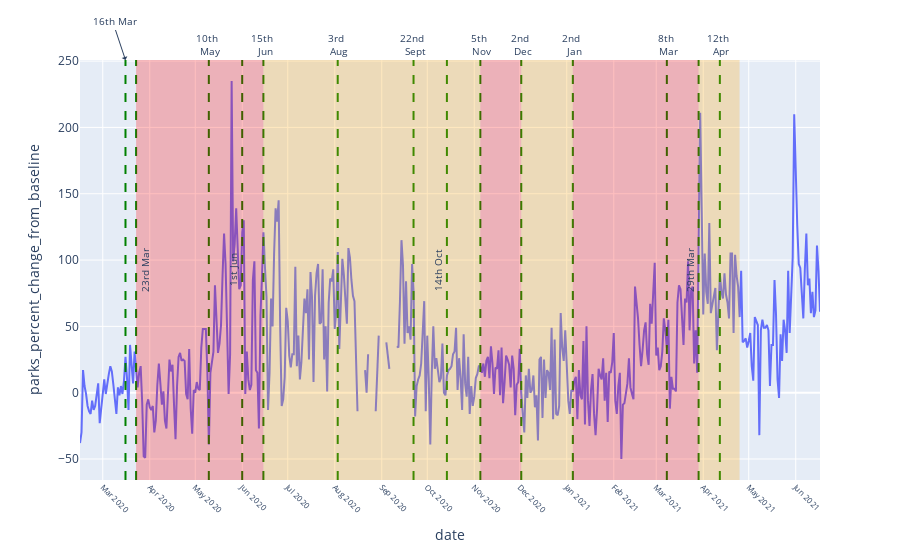

Notebook source saved alongside this figure:
### Code cell
chart_dict[chart_var[2]].show()

### Figure 1 — Plotly figure (JSON) as saved in the notebook; plotly's stock layout.template omitted (floating-point values rounded to 4 significant figures; data arrays with more than 128 entries replaced by an {"elided": "..."} marker saying what was removed)
{"data": [{"hovertemplate": "date=%{x}<br>parks_percent_change_from_baseline=%{y}<extra></extra>", "legendgroup": "", "line": {"color": "#636efa", "dash": "solid"}, "mode": "lines", "name": "", "orientation": "v", "showlegend": false, "type": "scatter", "x": {"elided": "489 str values"}, "xaxis": "x", "y": {"elided": "489 float values"}, "yaxis": "y"}], "layout": {"annotations": [{"arrowhead": 1, "font": {"size": 10}, "showarrow": true, "text": "16th Mar", "textangle": 0, "x": 1584000000000.0, "xanchor": "center", "xref": "x", "y": 1, "yanchor": "bottom", "yref": "y domain"}, {"arrowhead": 1, "font": {"size": 10}, "showarrow": false, "text": "23rd Mar", "textangle": -90, "x": 1585000000000.0, "xanchor": "left", "xref": "x", "y": 0.5, "yanchor": "middle", "yref": "y domain"}, {"arrowhead": 1, "font": {"size": 10}, "showarrow": false, "text": "10th <br> May", "textangle": 0, "x": 1589000000000.0, "xanchor": "center", "xref": "x", "y": 1, "yanchor": "bottom", "yref": "y domain"}, {"arrowhead": 1, "font": {"size": 10}, "showarrow": false, "text": "1st Jun", "textangle": -90, "x": 1591000000000.0, "xanchor": "right", "xref": "x", "y": 0.5, "yanchor": "middle", "yref": "y domain"}, {"arrowhead": 1, "font": {"size": 10}, "showarrow": false, "text": "15th <br> Jun", "textangle": 0, "x": 1592000000000.0, "xanchor": "center", "xref": "x", "y": 1, "yanchor": "bottom", "yref": "y domain"}, {"arrowhead": 1, "font": {"size": 10}, "showarrow": false, "text": "14th Oct", "textangle": -90, "x": 1603000000000.0, "xanchor": "right", "xref": "x", "y": 0.5, "yanchor": "middle", "yref": "y domain"}, {"arrowhead": 1, "font": {"size": 10}, "showarrow": false, "text": "5th <br> Nov", "textangle": 0, "x": 1605000000000.0, "xanchor": "center", "xref": "x", "y": 1, "yanchor": "bottom", "yref": "y domain"}, {"arrowhead": 1, "font": {"size": 10}, "showarrow": false, "text": "22nd <br> Sept", "textangle": 0, "x": 1601000000000.0, "xanchor": "center", "xref": "x", "y": 1, "yanchor": "bottom", "yref": "y domain"}, {"arrowhead": 1, "font": {"size": 10}, "showarrow": false, "text": "2nd <br> Dec", "textangle": 0, "x": 1607000000000.0, "xanchor": "center", "xref": "x", "y": 1, "yanchor": "bottom", "yref": "y domain"}, {"arrowhead": 1, "font": {"size": 10}, "showarrow": false, "text": "3rd <br> Aug", "textangle": 0, "x": 1596000000000.0, "xanchor": "center", "xref": "x", "y": 1, "yanchor": "bottom", "yref": "y domain"}, {"arrowhead": 1, "font": {"size": 10}, "showarrow": false, "text": "2nd <br> Jan", "textangle": 0, "x": 1610000000000.0, "xanchor": "center", "xref": "x", "y": 1, "yanchor": "bottom", "yref": "y domain"}, {"arrowhead": 1, "font": {"size": 10}, "showarrow": false, "text": "8th <br> Mar", "textangle": 0, "x": 1615000000000.0, "xanchor": "center", "xref": "x", "y": 1, "yanchor": "bottom", "yref": "y domain"}, {"arrowhead": 1, "font": {"size": 10}, "showarrow": false, "text": "29th Mar", "textangle": -90, "x": 1617000000000.0, "xanchor": "right", "xref": "x", "y": 0.5, "yanchor": "middle", "yref": "y domain"}, {"arrowhead": 1, "font": {"size": 10}, "showarrow": false, "text": "12th <br> Apr", "textangle": 0, "x": 1618000000000.0, "xanchor": "center", "xref": "x", "y": 1, "yanchor": "bottom", "yref": "y domain"}], "legend": {"tracegroupgap": 0}, "margin": {"t": 60}, "shapes": [{"line": {"color": "green", "dash": "dash"}, "type": "line", "x0": 1584000000000.0, "x1": 1584000000000.0, "xref": "x", "y0": 0, "y1": 1, "yref": "y domain"}, {"line": {"color": "green", "dash": "dash"}, "type": "line", "x0": 1585000000000.0, "x1": 1585000000000.0, "xref": "x", "y0": 0, "y1": 1, "yref": "y domain"}, {"line": {"color": "green", "dash": "dash"}, "type": "line", "x0": 1589000000000.0, "x1": 1589000000000.0, "xref": "x", "y0": 0, "y1": 1, "yref": "y domain"}, {"line": {"color": "green", "dash": "dash"}, "type": "line", "x0": 1591000000000.0, "x1": 1591000000000.0, "xref": "x", "y0": 0, "y1": 1, "yref": "y domain"}, {"line": {"color": "green", "dash": "dash"}, "type": "line", "x0": 1592000000000.0, "x1": 1592000000000.0, "xref": "x", "y0": 0, "y1": 1, "yref": "y domain"}, {"line": {"color": "green", "dash": "dash"}, "type": "line", "x0": 1603000000000.0, "x1": 1603000000000.0, "xref": "x", "y0": 0, "y1": 1, "yref": "y domain"}, {"line": {"color": "green", "dash": "dash"}, "type": "line", "x0": 1605000000000.0, "x1": 1605000000000.0, "xref": "x", "y0": 0, "y1": 1, "yref": "y domain"}, {"line": {"color": "green", "dash": "dash"}, "type": "line", "x0": 1601000000000.0, "x1": 1601000000000.0, "xref": "x", "y0": 0, "y1": 1, "yref": "y domain"}, {"line": {"color": "green", "dash": "dash"}, "type": "line", "x0": 1607000000000.0, "x1": 1607000000000.0, "xref": "x", "y0": 0, "y1": 1, "yref": "y domain"}, {"line": {"color": "green", "dash": "dash"}, "type": "line", "x0": 1596000000000.0, "x1": 1596000000000.0, "xref": "x", "y0": 0, "y1": 1, "yref": "y domain"}, {"line": {"color": "green", "dash": "dash"}, "type": "line", "x0": 1610000000000.0, "x1": 1610000000000.0, "xref": "x", "y0": 0, "y1": 1, "yref": "y domain"}, {"line": {"color": "green", "dash": "dash"}, "type": "line", "x0": 1615000000000.0, "x1": 1615000000000.0, "xref": "x", "y0": 0, "y1": 1, "yref": "y domain"}, {"line": {"color": "green", "dash": "dash"}, "type": "line", "x0": 1617000000000.0, "x1": 1617000000000.0, "xref": "x", "y0": 0, "y1": 1, "yref": "y domain"}, {"line": {"color": "green", "dash": "dash"}, "type": "line", "x0": 1618000000000.0, "x1": 1618000000000.0, "xref": "x", "y0": 0, "y1": 1, "yref": "y domain"}, {"fillcolor": "red", "line": {"width": 0}, "opacity": 0.25, "type": "rect", "x0": 1585000000000.0, "x1": 1592000000000.0, "xref": "x", "y0": 0, "y1": 1, "yref": "y domain"}, {"fillcolor": "orange", "line": {"width": 0}, "opacity": 0.25, "type": "rect", "x0": 1592000000000.0, "x1": 1605000000000.0, "xref": "x", "y0": 0, "y1": 1, "yref": "y domain"}, {"fillcolor": "red", "line": {"width": 0}, "opacity": 0.25, "type": "rect", "x0": 1605000000000.0, "x1": 1607000000000.0, "xref": "x", "y0": 0, "y1": 1, "yref": "y domain"}, {"fillcolor": "orange", "line": {"width": 0}, "opacity": 0.25, "type": "rect", "x0": 1607000000000.0, "x1": 1610000000000.0, "xref": "x", "y0": 0, "y1": 1, "yref": "y domain"}, {"fillcolor": "red", "line": {"width": 0}, "opacity": 0.25, "type": "rect", "x0": 1610000000000.0, "x1": 1617000000000.0, "xref": "x", "y0": 0, "y1": 1, "yref": "y domain"}, {"fillcolor": "orange", "line": {"width": 0}, "opacity": 0.25, "type": "rect", "x0": 1617000000000.0, "x1": 1619000000000.0, "xref": "x", "y0": 0, "y1": 1, "yref": "y domain"}], "xaxis": {"anchor": "y", "domain": [0.0, 1.0], "nticks": 20, "tickangle": 45, "tickfont": {"size": 8}, "title": {"text": "date"}}, "yaxis": {"anchor": "x", "domain": [0.0, 1.0], "title": {"text": "parks_percent_change_from_baseline"}}}}
